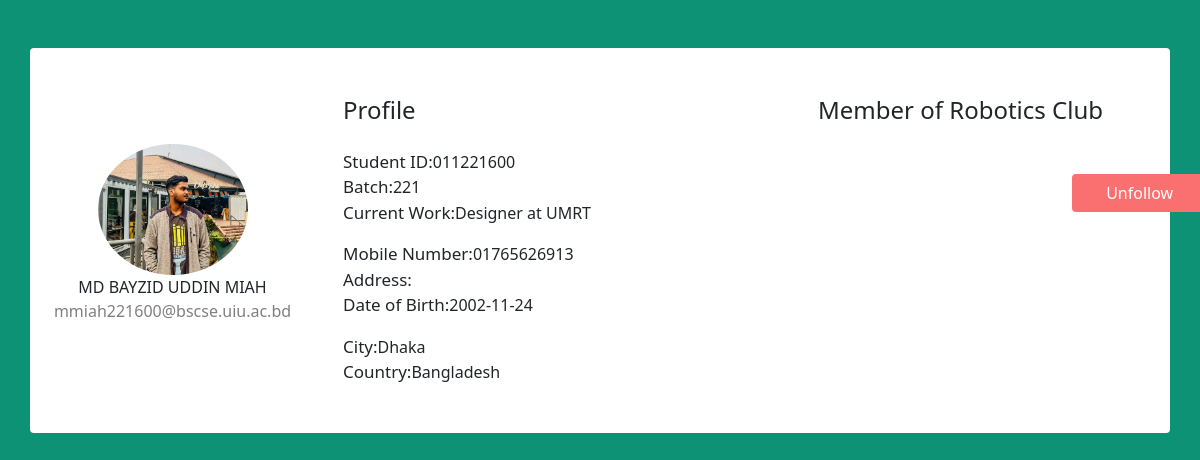
/user.php?id=011221600 (signed in), run on the app's committed database.
### tables this page shows
CREATE TABLE `person` (
  `id` varchar(20) NOT NULL,
  `name` varchar(100) DEFAULT NULL,
  `email` varchar(100) DEFAULT NULL,
  `address` varchar(100) DEFAULT NULL,
  `phone` varchar(20) DEFAULT NULL,
  `current_work` varchar(50) DEFAULT NULL,
  `dob` date DEFAULT NULL,
  `city` int(11) DEFAULT NULL,
  `country` int(11) DEFAULT NULL,
  `batch` int(11) DEFAULT NULL,
  `passwd` varchar(50) DEFAULT NULL
);

CREATE TABLE `city` (
  `id` int(11) NOT NULL,
  `name` varchar(50) DEFAULT NULL
);

CREATE TABLE `country` (
  `id` int(11) NOT NULL,
  `name` varchar(50) DEFAULT NULL
);

CREATE TABLE `club` (
  `id` int(11) NOT NULL,
  `name` varchar(100) DEFAULT NULL,
  `room` varchar(50) DEFAULT NULL,
  `description` varchar(500) DEFAULT NULL
);

### user.php (the view, shortened to what this page needs)
<?php
$connect = mysqli_connect(HOST, USER, PASS, DB) or die("Can not connect");
if (isset($_GET['id'])) {
    $id = $_GET['id'];
    $profile_picture = 'uploads/' . $id . '.jpg';
    $results = mysqli_query($connect, "SELECT * FROM person WHERE id = '$id'")
        or die("Can not execute query");
    while ($rows = mysqli_fetch_array($results)) {
        extract($rows);
    }
    $city_result = mysqli_query($connect, "SELECT name FROM `city` WHERE id = '$city'")
    or die("Can not execute query");
    $city_name = "";
    if ($row = mysqli_fetch_assoc($city_result)) {
        $city_name = $row['name'];
    }
    $country_result = mysqli_query($connect, "SELECT name FROM `country` WHERE id = '$country'")
    or die("Can not execute query");
    $country_name = "";
    if ($row = mysqli_fetch_assoc($country_result)) {
        $country_name = $row['name'];
    }
    $club_name_query = mysqli_query($connect, "SELECT name FROM club WHERE club.id = (SELECT members_info.club FROM members_info WHERE person_id = '$id')")
    or die("Can not execute club position query");
    $club_name = "";
    if ($row = mysqli_fetch_assoc($club_name_query)) {
        $club_name = $row['name'];
    }
    $friend_id = $id;
    $person_id = $_SESSION['user_id'];
    $friend_query = mysqli_query($connect, "SELECT count(*) FROM friend WHERE person_id = '$person_id' AND friend_id = '$friend_id'");
    $friend_count = mysqli_fetch_array($friend_query)[0];
} else {
    echo "ID parameter is missing!";
    header("Location: index.php");
}
?>
<!DOCTYPE html>
<html lang="en">
<head>
    <link rel="stylesheet" href="./assets/style.css">
    <link href="https://cdn.jsdelivr.net/npm/bootstrap@5.0.0-alpha1/dist/css/bootstrap.min.css" rel="stylesheet">
</head>
<body>
    <div class="container rounded bg-white mt-5 mb-5">
    <div class="row">
        <div class="col-md-3 border-right">
            <div class="d-flex flex-column align-items-center text-center p-3 py-5">
                <img class="rounded-circle mt-5" width="150px" src="<?php echo $profile_picture; ?>">
                <span class="font-weight-bold"><?php echo $name; ?></span>
                <span class="text-black-50"><?php echo $email; ?></span>
            </div>
        </div>
        <div class="col-md-5 border-right">
            <div class="p-3 py-5">
                <div class="d-flex justify-content-between align-items-center mb-3">
                    <h4 class="text-right">Profile</h4>
                </div>
                <div class="row mt-2">
                    <div class="col-md-6"><label class="labels">Student ID: </label><?php echo $id; ?></div>
                    <div class="col-md-12"><label class="labels">Batch: </label><?php echo $batch; ?></div>
                    <div class="col-md-12"><label class="labels">Current Work: </label><?php echo $current_work; ?></div>
                </div>
                <div class="row mt-3">
                    <div class="col-md-12"><label class="labels">Mobile Number: </label><?php echo $phone; ?></div>
                    <div class="col-md-12"><label class="labels">Address: </label><?php echo $address; ?></div>
                    <div class="col-md-12"><label class="labels">Date of Birth: </label><?php echo $dob; ?></div>
                </div>
                <div class="row mt-3">
                    <div class="col-md-12"><label class="labels">City: </label><?php echo $city_name; ?></div>
                    <div class="col-md-12"><label class="labels">Country: </label><?php echo $country_name; ?></div>
                </div>
            </div>
        </div>
        <div class="col-md-4">
            <div class="p-3 py-5">
                <div class="d-flex justify-content-between align-items-center experience">
                    <span>
                        <h4 class="text-right"><?php echo "Member of $club_name";?></h4>
                    </span>
                </div>
            </div>
            <?php if ($friend_count > 0): ?>
            <span>
                <a href="remove_friend.php"  class="light-red2-btn">
                    <i class="fa fa-plus"></i>&nbsp;Unfollow
                </a>
            </span>
            <?php endif; ?>
        </div>
    </div>
</div>
</body>
</html>

### assets/style.css (style rules this page uses)
body { background: rgb(99, 39, 120); font-size: large; }
.labels { font-size: 17px }

### user.php (style rules this page uses)
body { background-color: #0D9276; }
.light-red2-btn { background-color: #FA7070; color: #fff; padding: 8px 30px; border-radius: 4px; text-decoration: none; margin-left: 270px; }

### data on the page
person: name "MD BAYZID UDDIN MIAH", email "mmiah221600@bscse.uiu.ac.bd", id "011221600", batch "221", current_work "Designer at UMRT", phone "01765626913", dob "2002-11-24"
city: name "Dhaka"
country: name "Bangladesh"
club: name "Robotics Club"
